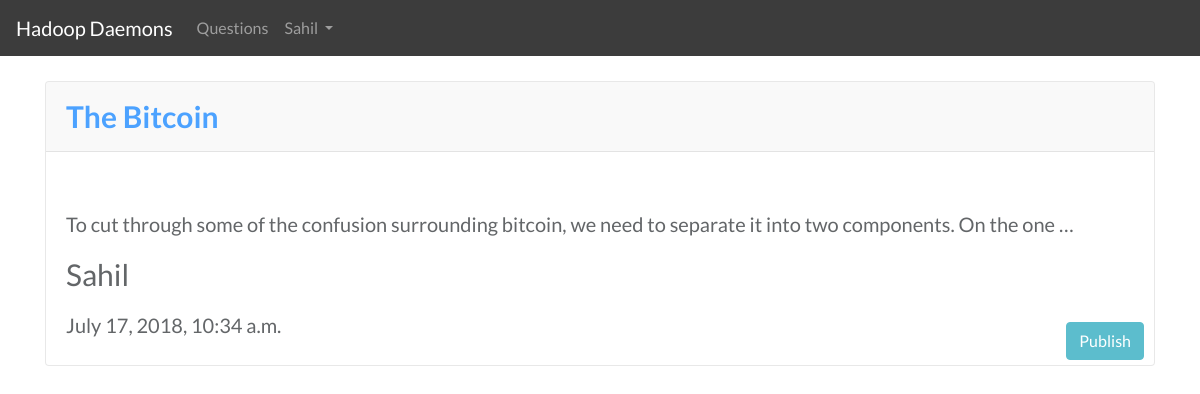
Page /draft/ (signed in) on the committed database.
### my_app/models.py (models this page shows, shortened)
class Post(models.Model):
    title=models.CharField(max_length=256)
    author=models.ForeignKey('auth.User',on_delete=models.CASCADE)
    text=models.TextField()
    create_date=models.DateTimeField(default=timezone.now)
    publish_date=models.DateTimeField(blank=True,null=True)

### my_app/views.py (the view)
# urls.py: url(r'^draft/$',views.DraftPostView.as_view(),name="draft_post"),
class DraftPostView(LoginRequiredMixin,ListView):
    model=Post
    login_url='/login/'
    redirect_field_name='my_app/post_detail.html'
    template_name="draft_post.html"
    def get_queryset(self):
      return Post.objects.filter(author=self.request.user)

### my_app/templates/my_app/draft_post.html (shortened to what this page needs)
{% extends 'my_app/base.html' %}
{% block body_block %}
<div>
    {% for posts in post_list %}
      {% if posts.publish_date %}
      <div class="card">
      <div class="card-header">
        <a href="{% url 'my_app:post_detail' pk=posts.pk %}"><b>{{posts.title|title}}</b></a>
      </div>
      <div class="card-body">
        <h5 class="card-title">{{posts.text|truncatewords:20|safe|linebreaksbr}}</h5>
        <p class="card-text">{{posts.author|title}}</p>
        <h5>{{posts.create_date}}</h5>
        <a class="btn btn-info publish-btn" href="{% url 'my_app:publish_post' pk=posts.pk %}">Publish</a>
      </div>
    </div>
        {% endif %}
        {% endfor %}
</div>
</div>
{% endblock %}

### my_app/templates/my_app/base.html (shortened to what this page needs)
<!DOCTYPE html>
{% load staticfiles %}
<html>
    <head>
        <link rel="stylesheet" href="https://use.fontawesome.com/releases/v5.7.2/css/all.css">
        <link rel="stylesheet" href="{% static 'css/main.css'%}">
        <link rel="stylesheet" href="https://stackpath.bootstrapcdn.com/bootstrap/4.3.1/css/bootstrap.min.css">
    </head>
    <body class="loader">
    <nav class="navbar navbar-expand-lg navbar-dark" style="background-color: #3c3c3c;">
      <a class="navbar-brand" href="#">Hadoop Daemons</a>
      <div class="collapse navbar-collapse" id="navbarSupportedContent">
        <div class="form-inline my-2 my-lg-0">
        <ul class="navbar-nav mr-auto">
          <li class="nav-item">
            <a class="nav-link" href="{% url 'my_app:post_list' %}">Questions</a>
          </li>
          <li class="nav-item dropdown">
            <a class="nav-link dropdown-toggle" href="#" id="navbarDropdown" role="button" data-toggle="dropdown" aria-haspopup="true" aria-expanded="false">
            {% if user.is_authenticated %}
              {{ user | title }}
            {% else %}
              Join
            {% endif %}
            </a>
          </li>
        </ul>
        </div>
      </div>
    </nav>
        <div class="container ">
                {% block body_block %}
                {% endblock %}
    </body>
</html>

### my_app/static/css/main.css (style rules this page uses)
a.publish-btn { right: 10px; position: absolute; bottom: 5px; }
body { background-color: rgb(226, 233, 240); }
.navbar { position: relative; }
.loader { filter:hue-rotate(0deg); background-image: url("https://images.unsplash.com/photo-1488190211105-8b0e65b80b4e"); background-position: center; background-size: cover; background-attachment: fixed; background-repeat: no-repeat; width: 100%; height: 100%; }
html { width: 100%; height: 100%; }

### my_app/templates/my_app/base.html (style rules this page uses)
* { font-family: 'Lato', sans-serif; }

### my_app/templates/my_app/draft_post.html (style rules this page uses)
.card { margin: 25px 0; opacity: 0.7; font-size: 30px; font-weight: 400; }

### rows in the picture
Post: title "The Bitcoin", text "To cut through some of the confusion surrounding bitcoin, we need to separate it into two components. On the one …", author "Sahil", create_date "July 17, 2018, 10:34 a.m."

### other values in the picture
{{ user | title }} "Sahil"
